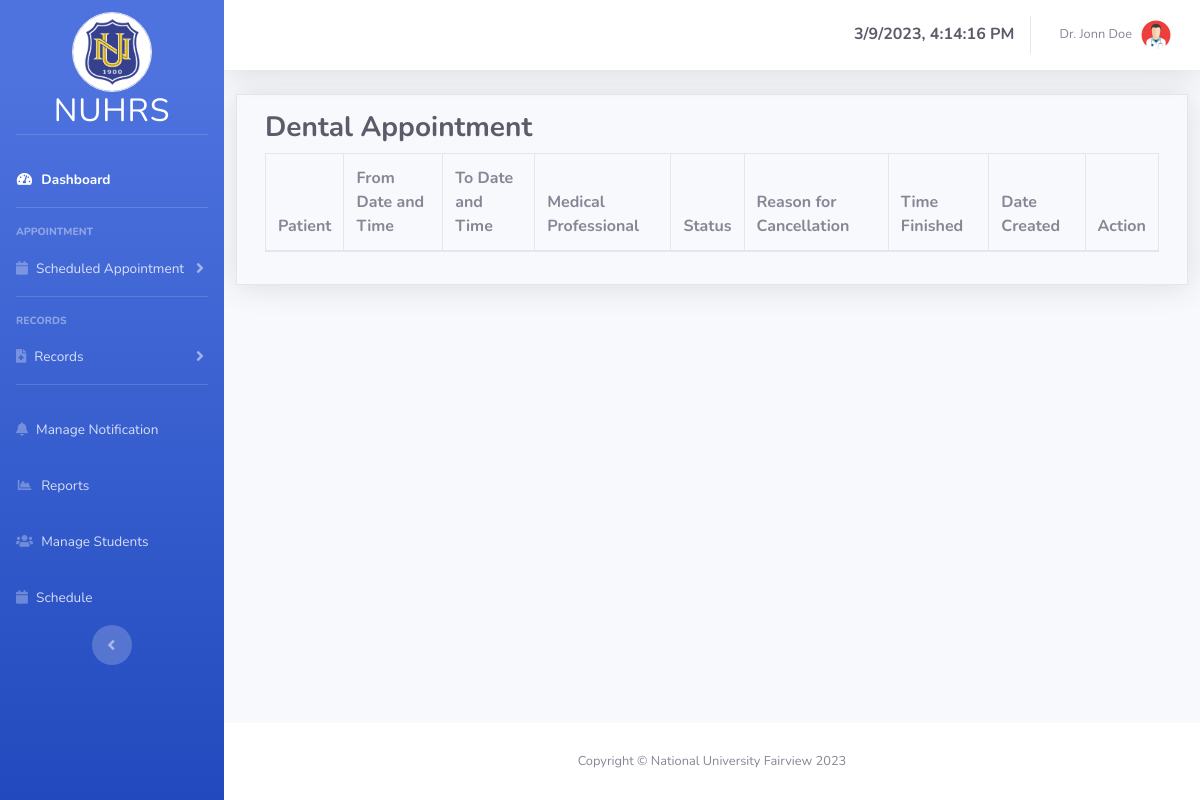
Page /medical_professional/dental-appointment.php (signed in) on the committed database.
### tables this page shows
CREATE TABLE `medicalprofessional` (
  `id` int(11) NOT NULL,
  `specialization` varchar(100) NOT NULL COMMENT 'FK for lookup',
  `userID` int(11) NOT NULL COMMENT 'FK for users table',
  `birthdate` date DEFAULT NULL,
  `address` varchar(100) NOT NULL,
  `nationality` varchar(15) NOT NULL,
  `sex` varchar(15) NOT NULL,
  `contact_number` varchar(15) NOT NULL,
  `religion` varchar(25) NOT NULL,
  `age` int(11) NOT NULL
);

CREATE TABLE `users` (
  `id` int(11) NOT NULL,
  `user_type_id` int(11) NOT NULL,
  `firstName` varchar(25) NOT NULL,
  `middleName` varchar(25) DEFAULT NULL,
  `lastName` varchar(25) NOT NULL,
  `password` varchar(255) NOT NULL,
  `email_address` varchar(45) NOT NULL,
  `profile_img` varchar(255) DEFAULT NULL
);

### medical_professional/dental-appointment.php (the view, shortened to what this page needs)
<?php
include_once("layouts/header-sidebar.php") ?>
<div class="container-fluid">
    <div class="row border border-rounded p-3 mt-3 shadow">
        <div class="col">
        <h3 class="font-weight-bold text-dark">Dental Appointment</h3>
        <table id="dental_appointment" class="table table-bordered" style="width: 100%;">
                <thead>
                    <tr>
                        <th>Patient</th>
                        <th>From Date and Time</th>
                        <th>To Date and Time</th>
                        <th>Medical Professional</th>
                        <th>Status</th>
                        <th>Reason for Cancellation</th>
                        <th>Time Finished</th>
                        <th>Date Created</th>
                        <th>Action</th>
                    </tr>
                </thead>
            </table>
        </div>
    </div>
</div>
<?php include_once("layouts/footer.php") ?>

### medical_professional/layouts/header-sidebar.php (shortened to what this page needs)
<?php
$db = new DatabaseConnection();
$conn = $db->conn;
$active_id = $_SESSION['active_user_id'];
$geActiveInfo = mysqli_query($conn,"SELECT *, users.id AS user_id FROM users INNER JOIN medicalprofessional ON users.id = medicalprofessional.userID WHERE users.id='$active_id'");
while($row = $geActiveInfo->fetch_assoc()){
        $active_firstname = $row['firstName'];
        $active_lastname = $row['lastName'];
        $active_specialization = $row['specialization'];
        $active_avatar = $row['profile_img'];
}
?>
<!DOCTYPE html>
<html lang="en">
<head>
    <link href="../vendor/fontawesome-free/css/all.min.css" rel="stylesheet" type="text/css">
    <link href="../css/sb-admin-2.min.css" rel="stylesheet">
    <link rel="stylesheet" href="../vendor/datatables/dataTables.bootstrap4.min.css">
    <link rel="stylesheet" href="https://cdn.datatables.net/1.13.1/css/dataTables.bootstrap4.min.css">
</head>
<body id="page-top">
    <div id="wrapper">
        <ul class="navbar-nav bg-gradient-primary sidebar sidebar-dark accordion" id="accordionSidebar">
             <a class="sidebar-brand d-flex align-items-center justify-content-center mt-3" href="dashboard.php">
                <div class="sidebar-brand-icon d-flex flex-column mt-5 align-items-center">
                    <img src="../images/nulogo.png" alt="LOGO" height="80" width="80" class="border rounded-circle">
                    <div class="sidebar-brand-text mx-3 h2">NUHRS</div>
                </div>
            </a>
            <hr class="sidebar-divider mt-5">
            <li class="nav-item active">
                <a class="nav-link" href="dashboard.php">
                    <i class="fas fa-fw fa-tachometer-alt"></i>
                    <span>Dashboard</span></a>
            </li>
            <hr class="sidebar-divider">
            <div class="sidebar-heading">
                APPOINTMENT
            </div>
            <li class="nav-item">
                <a class="nav-link collapsed" href="#" data-toggle="collapse" data-target="#collapseTwo"
                    aria-expanded="true" aria-controls="collapseTwo">
                    <i class="fas fa-calendar"></i>
                    <span>Scheduled Appointment</span>
                </a>
            </li>
            <hr class="sidebar-divider">
            <div class="sidebar-heading">
                RECORDS
            </div>
            <li class="nav-item">
                <a class="nav-link collapsed" href="#" data-toggle="collapse" data-target="#collapseUtilities"
                    aria-expanded="true" aria-controls="collapseUtilities">
                    <i class="fas fa-file-medical"></i>
                    <span>Records</span>
                </a>
            </li>
            <hr class="sidebar-divider">
            <li class="nav-item">
                <a class="nav-link" href="manage_notification.php">
                    <i class="fas fa-bell"></i>
                    <span>Manage Notification</span></a>
            </li>
            <li class="nav-item">
                <a class="nav-link" href="reports.php">
                    <i class="fas fa-fw fa-chart-area"></i>
                    <span>Reports</span></a>
            </li>
            <li class="nav-item">
                <a class="nav-link" href="manage-student.php">
                <i class="fas fa-users"></i>
                    <span>Manage Students</span></a>
            </li>
            <li class="nav-item">
                <a class="nav-link" href="schedule.php">
                <i class="fas fa-calendar"></i>
                    <span>Schedule</span></a>
            </li>
            <div class="text-center d-none d-md-inline">
                <button class="rounded-circle border-0" id="sidebarToggle"></button>
            </div>
        </ul>
        <div id="content-wrapper" class="d-flex flex-column ">
            <div id="content">
                <nav class="navbar navbar-expand navbar-light bg-white topbar mb-4 static-top shadow ">
                    <ul class="navbar-nav ml-auto">
                        <div class="d-flex align-items-center justify-content-center">
                        <h6 id="clock" class="text-center d-flex align-items-center justify-content-center text-dark font-weight-bold mt-2"></h6>
                        </div>
                        <li class="nav-item dropdown no-arrow">
                            <a class="nav-link dropdown-toggle" href="#" id="userDropdown" role="button"
                                data-toggle="dropdown" aria-haspopup="true" aria-expanded="false">
                                <?php if(in_array($active_specialization,['Doctor','Dentist'])){ ?>
                                     <span class="mr-2 d-none d-lg-inline text-gray-600 small"><?php echo "Dr. ".$active_firstname." ".$active_lastname ?></span>
                                <?php }
                                else{ ?>
                                    <span class="mr-2 d-none d-lg-inline text-gray-600 small"><?php echo $active_firstname." ".$active_lastname ?></span>
                                <?php } ?>
                                <?php if (empty($active_avatar)) {?>
                                    <img class="img-profile rounded-circle" src="http://ssl.gstatic.com/accounts/ui/avatar_2x.png">
                                <?php } else {?>
                                    <img class="img-profile rounded-circle" src="../Controller/user_avatars/<?php echo $active_avatar ?>">
                                <?php } ?>
                            </a>
                        </li>
                    </ul>
                </nav>

### rows in the picture
medicalprofessional: userID.firstName "Jonn", userID.lastName "Doe", userID.profile_img (picture)
